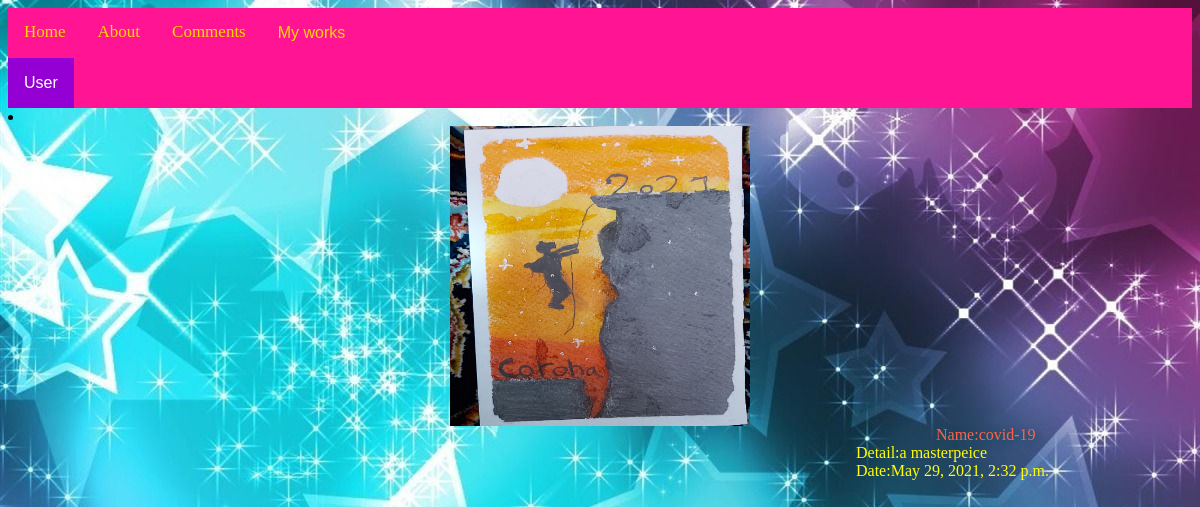
/pages/2 (signed in), run on the app's committed database.
### paints/models.py (models this page shows, shortened)
class Paint(models.Model):
    name = models.CharField(max_length=100)
    detail = models.CharField(max_length=225)
    image = models.ImageField()
    date = models.DateTimeField(auto_now_add=True)
    likes = models.ManyToManyField(CustomUser, related_name='paints')

### pages/views.py (the view)
# urls.py: path('<int:pk>',PaintDetailView.as_view(),name="detail"),
class PaintDetailView(DetailView):
    model = Paint
    template_name = 'paint_detail.html'

### templates/paint_detail.html (shortened to what this page needs)
{% extends 'base.html'%}
{% load static%}
{% block content%}
<link rel="stylesheet" href="{% static 'paint_detail.css'%}">
<div>
    <body>
        <li>
            <img src="{{paint.image.url}}" alt="" class="align-center medium">
        </li>
        <li class="align-center">Name:{{paint.name}}</li>
        <li class="align-left">Detail:{{paint.detail}}</li>
        <li class="align-right">Date:{{paint.date}}</li>
    </body>
</div>
{% endblock content%}

### static/paint_detail.css (style rules this page uses)
img.align-center { display: block; margin: 0px auto; }
img.medium { width:300px; height:300px; }
li.align-center { color:tomato; text-shadow: 2px 2px 7px #156; display: block; margin-left: 58em; }
li.align-left { display: block; margin-left:53em; color:yellow; }
li.align-right { display: block; margin-left:53em; color:yellow; }
body { background-image:url(10.jpg); }

### data on the page
Paint: image (picture), name "covid-19", detail "a masterpeice", date "May 29, 2021, 2:32 p.m."
